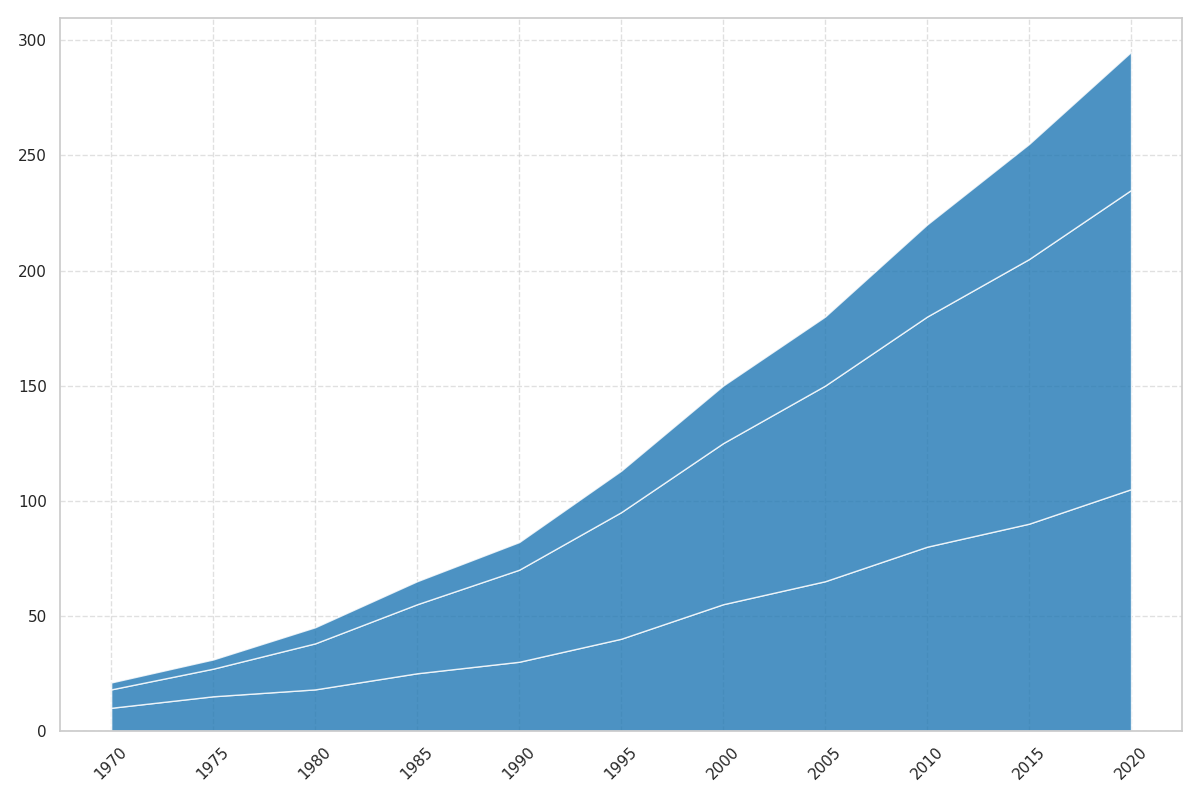

This figure's Python source:
import matplotlib.pyplot as plt
import numpy as np

years = np.arange(1970, 2021, 5)

atlantic_exploration = [10, 15, 18, 25, 30, 40, 55, 65, 80, 90, 105]
pacific_exploration = [8, 12, 20, 30, 40, 55, 70, 85, 100, 115, 130]
arctic_exploration = [3, 4, 7, 10, 12, 18, 25, 30, 40, 50, 60]

fig, ax = plt.subplots(figsize=(12, 8))

ax.stackplot(years, atlantic_exploration, pacific_exploration, arctic_exploration,
             colors=['#1f77b4', '#1f77b4', '#1f77b4'], alpha=0.8)

plt.xticks(years, rotation=45)
ax.grid(True, linestyle='--', alpha=0.6)

plt.tight_layout()

plt.show()
